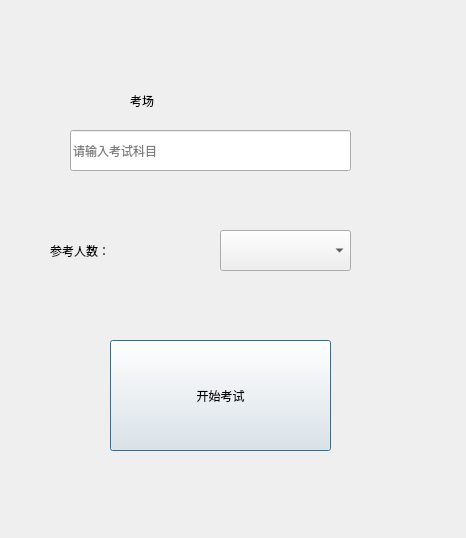
<?xml version="1.0" encoding="UTF-8"?>
<ui version="4.0">
 <class>LoginDialog</class>
 <widget class="QDialog" name="LoginDialog">
  <property name="geometry">
   <rect>
    <x>0</x>
    <y>0</y>
    <width>466</width>
    <height>538</height>
   </rect>
  </property>
  <property name="windowTitle">
   <string>Dialog</string>
  </property>
  <widget class="QLabel" name="label">
   <property name="geometry">
    <rect>
     <x>130</x>
     <y>80</y>
     <width>131</width>
     <height>41</height>
    </rect>
   </property>
   <property name="text">
    <string>考场</string>
   </property>
  </widget>
  <widget class="QLineEdit" name="lineEdit">
   <property name="geometry">
    <rect>
     <x>70</x>
     <y>130</y>
     <width>281</width>
     <height>41</height>
    </rect>
   </property>
   <property name="placeholderText">
    <string>请输入考试科目</string>
   </property>
  </widget>
  <widget class="QLabel" name="label_2">
   <property name="geometry">
    <rect>
     <x>50</x>
     <y>230</y>
     <width>111</width>
     <height>41</height>
    </rect>
   </property>
   <property name="text">
    <string>参考人数：</string>
   </property>
  </widget>
  <widget class="QComboBox" name="comboBox">
   <property name="geometry">
    <rect>
     <x>220</x>
     <y>230</y>
     <width>131</width>
     <height>41</height>
    </rect>
   </property>
  </widget>
  <widget class="QPushButton" name="pushButton">
   <property name="geometry">
    <rect>
     <x>110</x>
     <y>340</y>
     <width>221</width>
     <height>111</height>
    </rect>
   </property>
   <property name="text">
    <string>开始考试</string>
   </property>
  </widget>
 </widget>
 <resources/>
 <connections/>
</ui>
